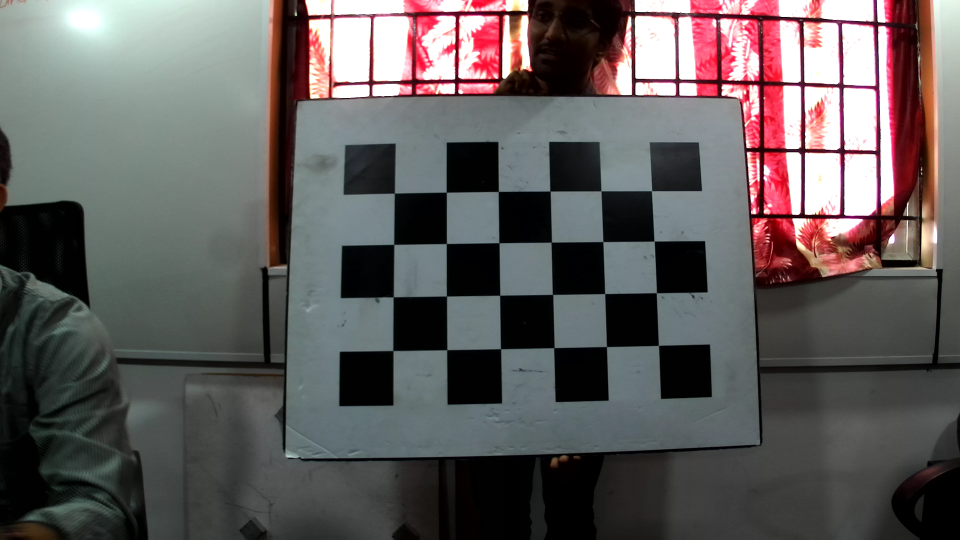
#> input picture images/left/frame000001.png, 1920 x 1080 px, given in place of frame000000.png, which was not available (shown at 1/2 size)
$ python checkerBM.py
#> lines starting #> are read from the running program, lines starting #| are printed output that depends on the picture; pictures that were not available may be replaced by others from this repository, and a replacement may not be noted
#!/usr/bin/env python3
# -*- coding: utf-8 -*-
"""
Created on Thu Jul 25 12:35:53 2019

@author: intern
"""
import os
import argparse

import cv2

#import rosbag
#from sensor_msgs.msg import Image
#from cv_bridge import CvBridge

import numpy as np
import cv2.aruco as aruco
import glob
import itertools

# termination criteria
criteria = (cv2.TERM_CRITERIA_EPS + cv2.TERM_CRITERIA_MAX_ITER, 30, 0.001)

# prepare object points, like (0,0,0), (1,0,0), (2,0,0) ....,(6,5,0)
objp = np.zeros((6*4,3), np.float32)
objp[:,:2] = np.mgrid[0:6,0:4].T.reshape(-1,2)
objp2 = np.zeros((2*2,3),np.float32)
objp2[:,:2] = np.mgrid[0:2,0:2].T.reshape(-1,2)

# Arrays to store object points and image points from all the images.
objpoints1 = [] # 3d point in real world space
imgpoints1 = [] # 2d points in image plane.
objpoints2 = []
imgpoints2 = []
objpoints3 = []
imgpoints3 = []
objpoints4 = []
imgpoints4 = []

images1 = []
images2 = []
rets1 = []
rets2 = []
numImg = 943
count = 0
#for i in range(0,100):
#    images.append("/home/intern/devyash/intrinsic/pics/left/frame" + "{:0>6d}".format(i) + ".png")

for i in range(0,numImg):
    if(i%20!=0):
        continue
    images1.append("/home/intern/devyash/extrinsic/pic/left/frame" + "{:0>6d}".format(i) + ".png")
    images2.append("/home/intern/devyash/extrinsic/pic/right/frame" + "{:0>6d}".format(i) + ".png")
    count = count+1
    if count==40:
        break

images3 = []
images4 = []
count = 0
for i in range(0,numImg):
    if(i%10!=0):
        continue
    images3.append("/home/intern/devyash/extrinsic/arucoImg/left/frame" + "{:0>6d}".format(i) + ".png")
    images4.append("/home/intern/devyash/extrinsic/arucoImg/right/frame" + "{:0>6d}".format(i) + ".png")
    count = count+1
    if count==80:
        break

def extractDigits(lst):
    return list(map(lambda el:[el], lst))

for (fname1,fname2) in zip(images1,images2):
    img1 = cv2.imread(fname1)
#> img1 is the input picture: shape (1080, 1920, 3); mean B, G, R 92.3, 92.7, 97.5
    img2 = cv2.imread(fname2)
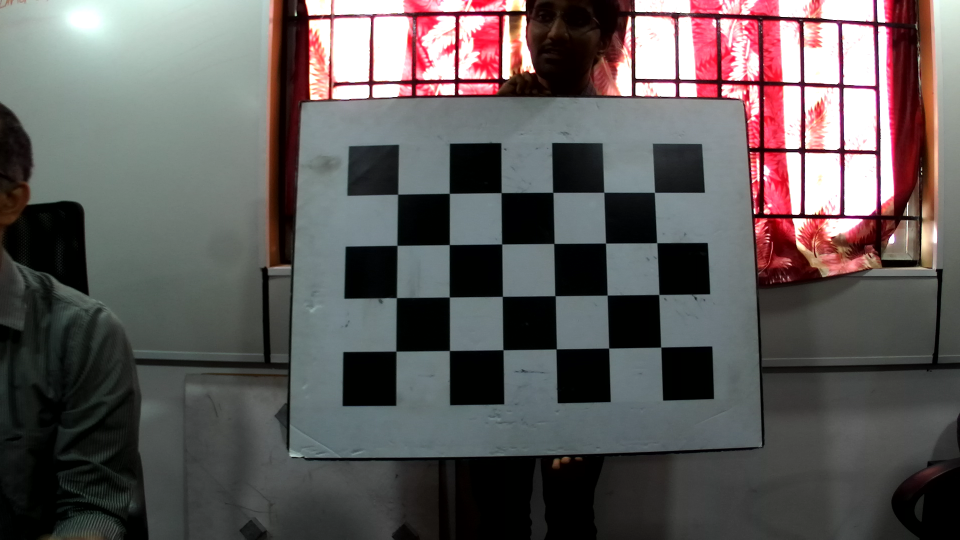
#> input picture images/left/frame000005.png, 1920 x 1080 px, given in place of frame000000.png, which was not available (shown at 1/2 size)
#> img2 is the input picture: shape (1080, 1920, 3); mean B, G, R 90.4, 90.9, 96
#    cv2.imshow('img',img2)
#    cv2.waitKey()
#    cv2.destroyAllWindows()
    gray1 = cv2.cvtColor(img1,cv2.COLOR_BGR2GRAY)
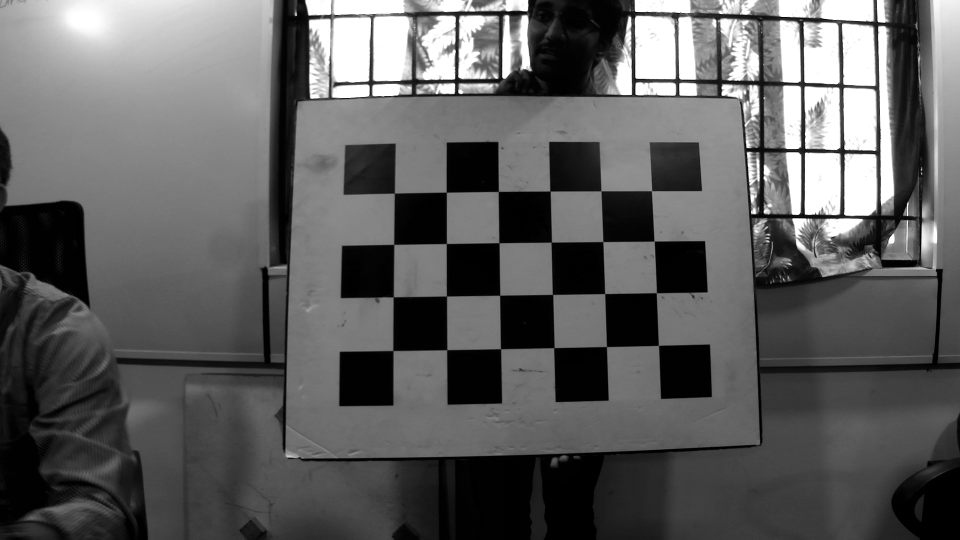
#> gray1: shape (1080, 1920) (shown at 1/2 size); min 0, max 255, mean 94.1
    gray2 = cv2.cvtColor(img2,cv2.COLOR_BGR2GRAY)
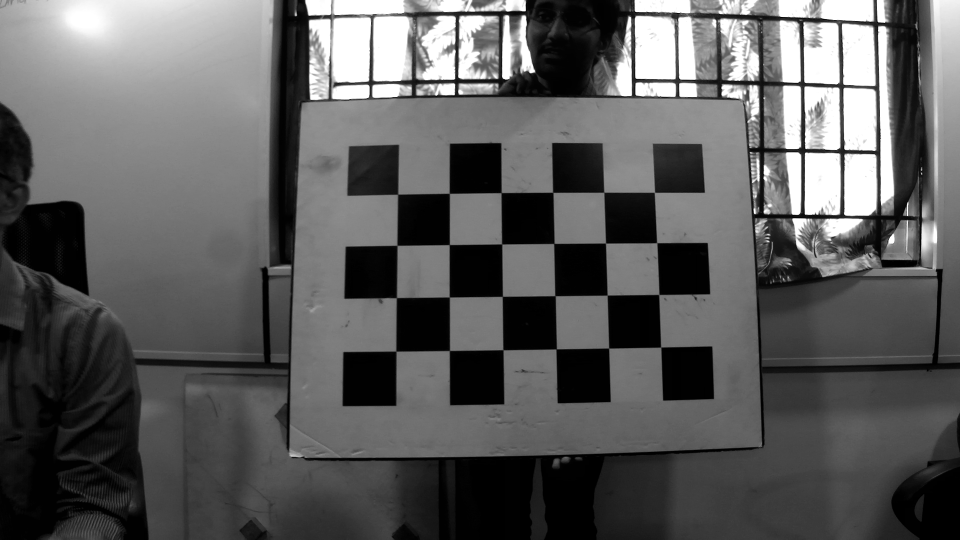
#> gray2: shape (1080, 1920) (shown at 1/2 size); min 0, max 255, mean 92.4
    # Find the chess board corners
    retA, cornersA = cv2.findChessboardCorners(gray1, (6,4),None)
#> retA = True; cornersA = 24 rows, first 8: [788.9, 387.1], [893.4, 385], [996.7, 383.6], [1100.6, 382.5], [1202.7, 382.3], [1303.5, 381.9], [788.4, 489.3], [893.3, 487.4]
    rets1.append(retA)
    retB, cornersB = cv2.findChessboardCorners(gray2, (6,4),None)
#> retB = True; cornersB = 24 rows, first 8: [796.1, 388.6], [898.9, 387], [1002.8, 385.8], [1106.2, 385.2], [1208.3, 384.7], [1309.3, 384.9], [794.8, 491.2], [899, 489.5]
    rets2.append(retB)
    # If found, add object points, image points (after refining them)
    if retA == True & retB == True:
        objpoints1.append(objp)
        corners2 = cv2.cornerSubPix(gray1,cornersA,(11,11),(-1,-1),criteria)
#> corners2 = 24 rows, first 8: [789.3, 386.8], [893.1, 384.8], [997, 383.4], [1100.5, 382.6], [1202.5, 382.2], [1303.5, 381.9], [788.1, 489.2], [893.2, 487.5]
        imgpoints1.append(corners2)

        objpoints2.append(objp)
        corners2 = cv2.cornerSubPix(gray2,cornersB,(11,11),(-1,-1),criteria)
#> corners2 = 24 rows, first 8: [795.9, 388.9], [899, 387.1], [1002.7, 385.7], [1106.1, 385], [1208.2, 384.9], [1309.3, 385.1], [794.5, 491.1], [899.1, 489.6]
#> (the run stopped early here; a loop or call above may not have finished)
